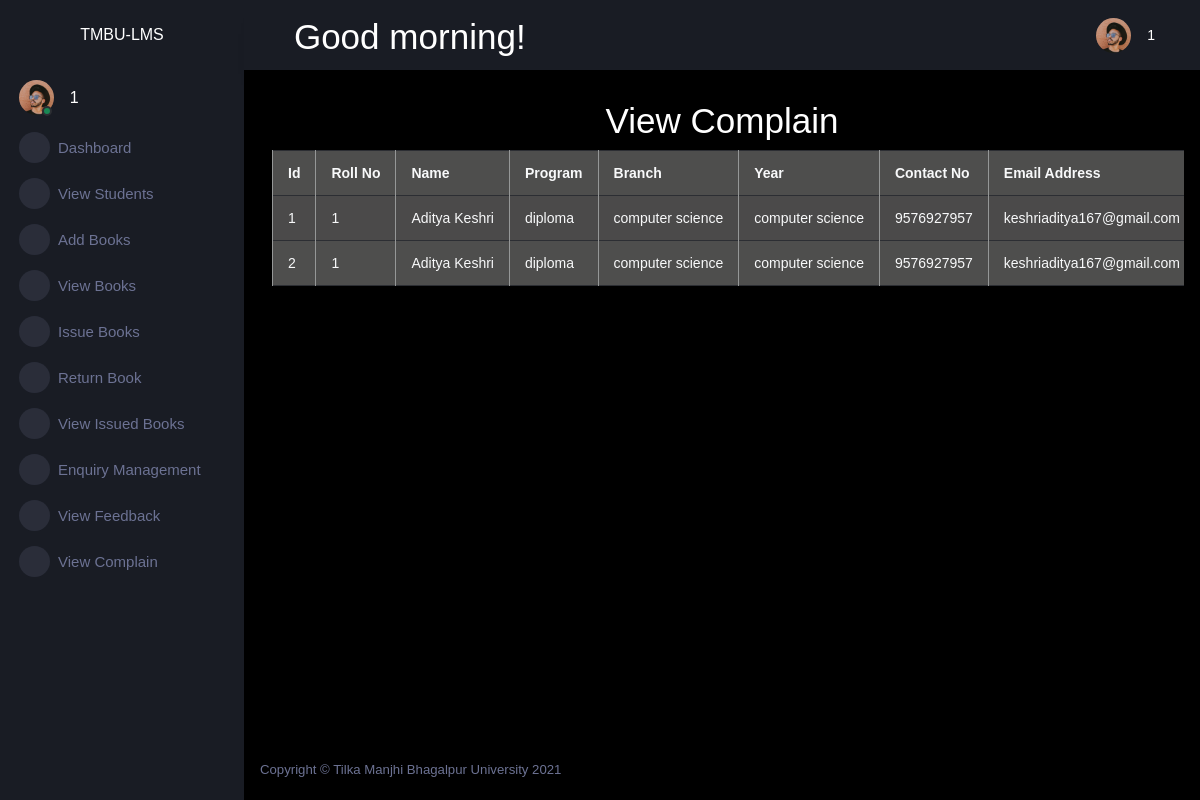
Screenshot of /adminapp/viewcomplain/ (signed in) with the database file from the repository.
### studentapp/models.py (models this page shows)
class StuResponse(models.Model):
   rollno=models.IntegerField()
   name=models.CharField(max_length=50)
   program=models.CharField(max_length=50)
   branch=models.CharField(max_length=50)
   year=models.CharField(max_length=50)
   contactno=models.CharField(max_length=10)
   emailaddress=models.CharField(max_length=50)
   responsetype=models.CharField(max_length=50)
   subject=models.CharField(max_length=500)
   responsetext=models.CharField(max_length=1000)
   responsedate=models.CharField(max_length=30)

### adminapp/views.py (the view)
# urls.py: path('viewcomplain/',views.viewcomplain,name='viewcomplain'),
def viewcomplain(request):
    try:
        if request.session['adminid']!=None:
            adminid=request.session['adminid']
            comp=StuResponse.objects.filter(responsetype='complain')
            return render(request,"viewcomplain.html",{'adminid':adminid,'comp':comp})
    except KeyError:
       return redirect('lmsapp:login')

### adminapp/templates/viewcomplain.html (shortened to what this page needs)
{% extends "adminparent.html" %}
{% block body %}
    <div class="row">
        <h1 style="text-align:center;">View Complain</h1>
        <div class="col-sm-12" style="overflow-x: scroll;">
            <table class="table table-bordered text-light">
                <tr>
                    <th>Id</th>
                    <th>Roll No</th>
                    <th>Name</th>
                    <th>Program</th>
                    <th>Branch</th>
                    <th>Year</th>
                    <th>Contact No</th>
                    <th>Email Address</th>
                </tr>
                {% for f in comp %}
        <tr>
            <td>{{forloop.counter}}</td>
            <td>{{f.rollno}}</td>
            <td>{{f.name}}</td>
            <td>{{f.program}}</td>
            <td>{{f.branch}}</td>
            <td>{{f.year}}</td>
            <td>{{f.contactno}}</td>
            <td>{{f.emailaddress}}</td>
        </tr>
        {% endfor %}
            </table>
        </div>
    </div>
{% endblock body %}

### adminapp/templates/viewcomplain.html (style rules this page uses)
table { font-family: arial, sans-serif; border-collapse: collapse; width: 100%; background-color: rgb(78, 78, 77); }
td, th { border: 1px solid #959797; text-align: left; padding: 8px; }
tr:nth-child(even) { background-color: #4b4a4a; }

### rows the page displays
StuResponse: rollno "1", name "Aditya Keshri", program "diploma", branch "computer science", year "computer science", contactno "9576927957", emailaddress "keshriaditya167@gmail.com"
StuResponse: rollno "1", name "Aditya Keshri", program "diploma", branch "computer science", year "computer science", contactno "9576927957", emailaddress "keshriaditya167@gmail.com"

### other values shown
{{ adminid }} "1"
